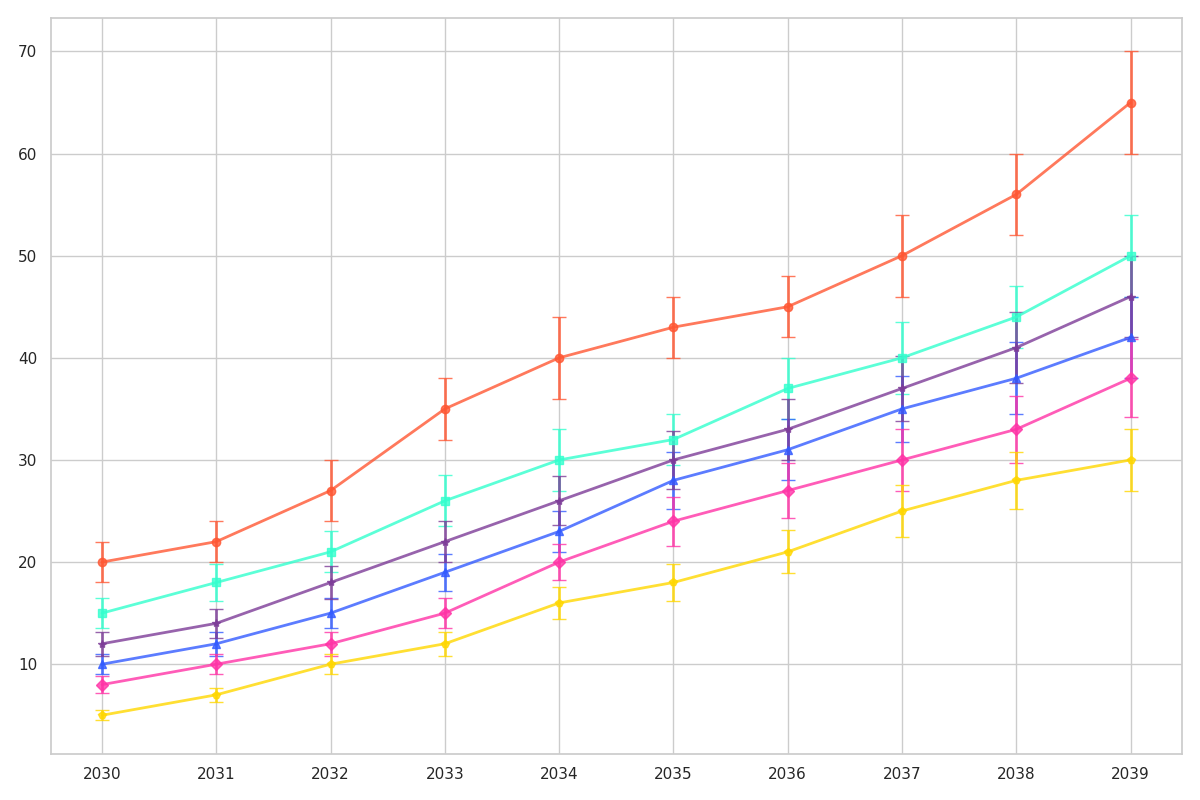

Here is the Python script that generated this plot:
import matplotlib.pyplot as plt
import numpy as np

years = np.arange(2030, 2040)

planet_a_tourists = [20, 22, 27, 35, 40, 43, 45, 50, 56, 65]
planet_b_tourists = [15, 18, 21, 26, 30, 32, 37, 40, 44, 50]
planet_c_tourists = [10, 12, 15, 19, 23, 28, 31, 35, 38, 42]
planet_d_tourists = [8, 10, 12, 15, 20, 24, 27, 30, 33, 38]
planet_e_tourists = [5, 7, 10, 12, 16, 18, 21, 25, 28, 30]
planet_f_tourists = [12, 14, 18, 22, 26, 30, 33, 37, 41, 46]

planet_a_errors = [2, 2, 3, 3, 4, 3, 3, 4, 4, 5]
planet_b_errors = [1.5, 1.8, 2, 2.5, 3, 2.5, 3, 3.5, 3, 4]
planet_c_errors = [1, 1.2, 1.5, 1.8, 2, 2.8, 3, 3.2, 3.5, 4]
planet_d_errors = [0.8, 1, 1.2, 1.5, 1.8, 2.4, 2.7, 3, 3.3, 3.8]
planet_e_errors = [0.5, 0.7, 1, 1.2, 1.6, 1.8, 2.1, 2.5, 2.8, 3]
planet_f_errors = [1.2, 1.4, 1.6, 2, 2.4, 2.8, 3, 3.2, 3.5, 4]

fig, ax = plt.subplots(figsize=(12, 8))

ax.errorbar(years, planet_a_tourists, yerr=planet_a_errors, fmt='-o', capsize=5, color='#FF5733', linewidth=2, alpha=0.8)
ax.errorbar(years, planet_b_tourists, yerr=planet_b_errors, fmt='-s', capsize=5, color='#33FFCE', linewidth=2, alpha=0.8)
ax.errorbar(years, planet_c_tourists, yerr=planet_c_errors, fmt='-^', capsize=5, color='#335BFF', linewidth=2, alpha=0.8)
ax.errorbar(years, planet_d_tourists, yerr=planet_d_errors, fmt='-D', capsize=5, color='#FF33A6', linewidth=2, alpha=0.8)
ax.errorbar(years, planet_e_tourists, yerr=planet_e_errors, fmt='-p', capsize=5, color='#FFD700', linewidth=2, alpha=0.8)
ax.errorbar(years, planet_f_tourists, yerr=planet_f_errors, fmt='-*', capsize=5, color='#7D3C98', linewidth=2, alpha=0.8)

ax.set_xticks(years)

plt.tight_layout()

plt.show()
